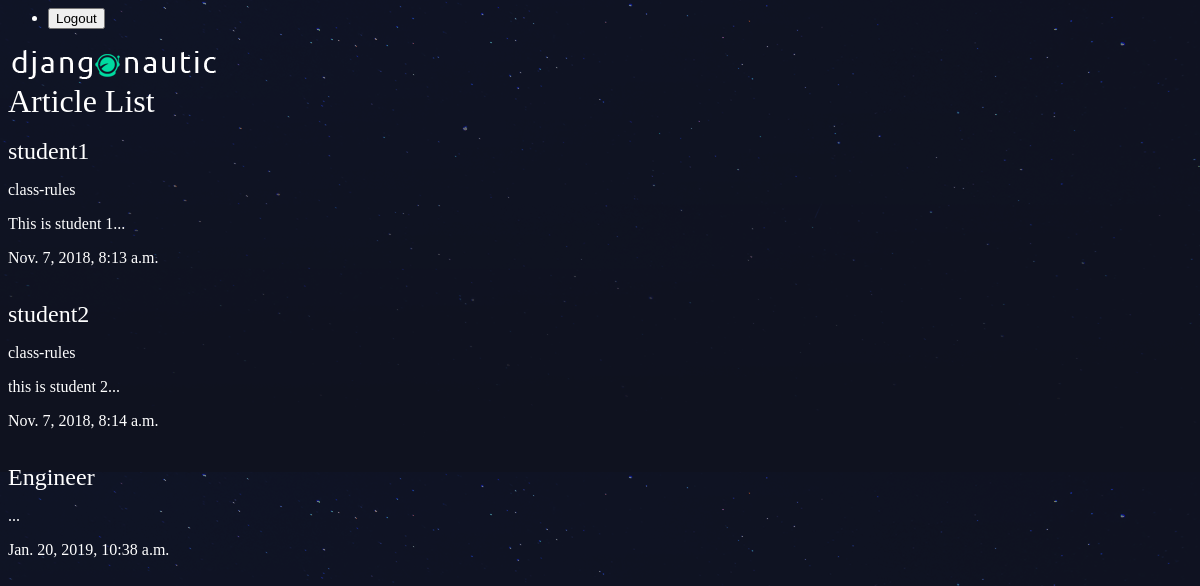
The page /articles/articles_list/ on the database as committed earlier.
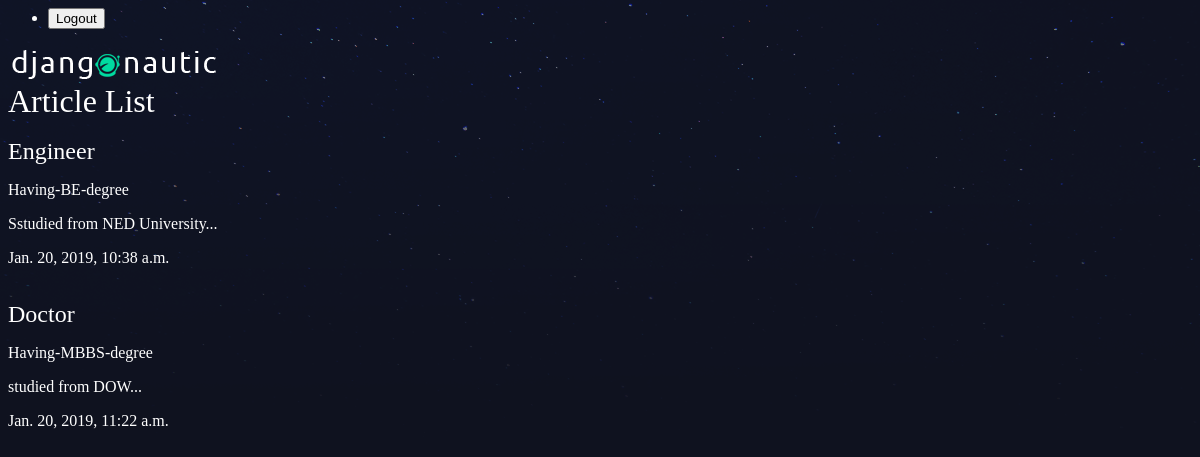
The same page on the database as committed later.
### articles/models.py (models this page shows, shortened)
class Article(models.Model):
    title = models.CharField(max_length=100)
    slug = models.SlugField()
    body = models.TextField()
    date = models.DateTimeField(auto_now_add=True)
    thumb = models.ImageField(default='default.png',blank=True) # blank=true for it is blank field
    def snippet(self):
        return self.body[:50] + '...'

### articles/views.py (the view)
def article_list(request):
    articles = Article.objects.all().order_by('date')
    return render(request,'articles/article_list.html',{'articles':articles})

### articles/templates/articles/article_list.html
{% extends 'base_layout.html'%}
{% block content %}
<body>
    <h1>Article List</h1>
    <br/>
    <div class="articles">
        {% for article in articles%}
        <div class="article">
            <h2><a href="{% url 'articles:detail' slug=article.slug %}">{{article.title}}</a></h2>
            <p>{{article.slug}}</p>
            <p>{{article.snippet}}</p>
            <p>{{article.date}}</p>
        </div>
        <br/>
        {% endfor %}
    </div>
</body>
{% endblock%}

### templates/base_layout.html (shortened to what this page needs)
{% load static from staticfiles %}
<!DOCTYPE <!DOCTYPE html>
<html>
<head>
    <link rel="stylesheet" type="text/css" media="screen" href="{% static 'styles.css' %}" />
    <nav>
        <ul>
            <li>
                <form class="logout-link" action="{% url 'accounts:logout' %}" method="post">
                    <button type="submit">Logout</button>
                </form>
            </li>
        </ul>
    </nav>
</head>
<body>
    <div class="wrapper">
    <h1><a href="{% url 'articles:list'%}"><img src="{% static 'logo.png'%}"/></a></h1>
    {% block content %}
    {% endblock %}
    </div>
</body>
</html>

### assets/styles.css (style rules this page uses)
body { background-color: #0f121f; background-image: url(/static/stars.png); background-repeat-y: no-repeat; color: #fff; }
h1,h2,h3,h4,h5 { font-weight: normal; margin: 0; }
a,a:hover,a:visited { color: #fff; text-decoration: none; }

Rows that differ between the two databases and show on the page:
removed Article: title "student1", slug "class-rules", snippet "This is student 1...", date "Nov. 7, 2018, 8:13 a.m."
removed Article: title "student2", slug "class-rules", snippet "this is student 2...", date "Nov. 7, 2018, 8:14 a.m."
changed Article "Engineer": slug (not shown) → "Having-BE-degree"; snippet "..." → "Sstudied from NED University..."
added Article: title "Doctor", slug "Having-MBBS-degree", snippet "studied from DOW...", date "Jan. 20, 2019, 11:22 a.m."
